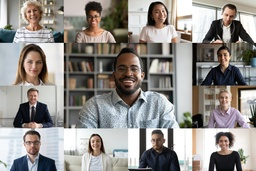
#> input picture test_images/13.jpg, 256 x 171 px, shrunk from 940 x 627 before the run, found by its file name
$ python comparing_classifiers.py
#> lines starting #> are read from the running program, lines starting #| are printed output that depends on the picture
import cv2
from time import time
import matplotlib.pyplot as plt

print("running...")

start = time()

CLASSIFIER_BASE_DIR = 'Haar-Cascades-Cuda\\haarcascades_cuda\\'
IMG_PATH = 'test_images/13.jpg'

img = cv2.imread(IMG_PATH)
#> img is the input picture: shape (171, 256, 3); mean B, G, R 138, 142.2, 146.3
img = cv2.cvtColor(img, cv2.COLOR_BGR2BGRA)
#> img: shape (171, 256, 4)

classifiers_list = [
    'haarcascade_frontalface_alt.xml',
    'haarcascade_frontalface_alt2.xml',
    'haarcascade_frontalface_alt_tree.xml',
    'haarcascade_frontalface_default.xml',
    'haarcascade_profileface.xml',
]


fig, axs = plt.subplots(ncols=3, nrows=2)  # ax is a list of axes
fig.suptitle(f'Haar Cascade classifier')

flatten_axs = axs.ravel()

flatten_axs[0].imshow(cv2.cvtColor(img, cv2.COLOR_BGR2RGB))
flatten_axs[0].set_title("Original", fontsize=10)

index = 0
for classifier in classifiers_list:

    face_detection = cv2.CascadeClassifier(CLASSIFIER_BASE_DIR + classifier)
    faces = face_detection.detectMultiScale(img,1.01,1)

    for x, y, w, h in faces:
        cv2.rectangle(img, (x,y), (x+w,y+h), (0,0,255), 10)

    n = len(faces)
    index = index + 1
    flatten_axs[index].imshow(cv2.cvtColor(img, cv2.COLOR_BGR2RGB))
    flatten_axs[index].set_title(classifier + f'Detected Faces: {n}', fontsize=10)
#> this loop made 5 passes
#> n on passes 1 to 3: 5, 5, 0
#> (faces, n) on passes 4 to 5: ([[171, 7, 31, 31], [92, 104, 59, 59]], 2), ([[152, 147, 22, 22]], 1)
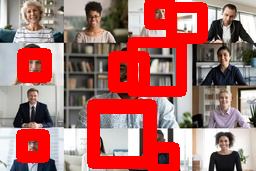
#> img: shape (171, 256, 4); mean B, G, R, A 105, 108.3, 172.9, 193.3
#> after the loop, index = 5


plt.show()
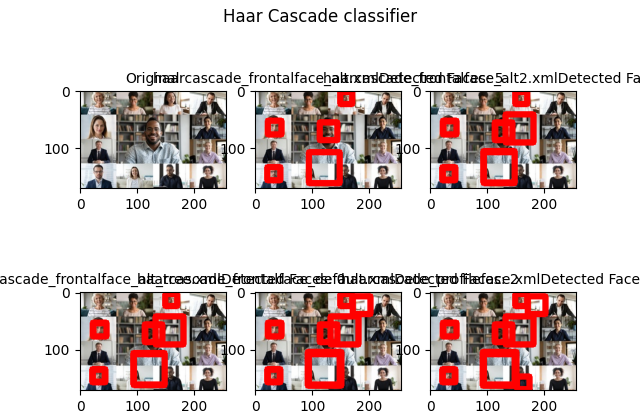
#> figure drawn by matplotlib, 6 panels

$ run again, with test_images/15.jpg copied over test_images/13.jpg
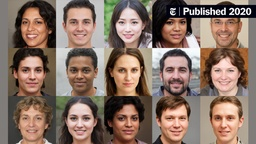
#> input picture test_images/15.jpg, 256 x 144 px, shrunk from 1600 x 901 before the run, found by its file name
#> img is the input picture: shape (144, 256, 3); mean B, G, R 100.9, 113.5, 136.1
#> the loop `for classifier in classifiers_list: ` made 5 passes
#> n on passes 1 to 5: 16, 15, 8, 14, 9
#> after the loop `for classifier in classifiers_list:`:
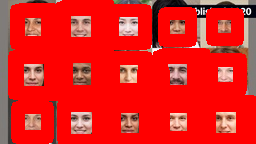
#> img: shape (144, 256, 4); mean B, G, R, A 29.7, 32.9, 228.1, 67.1
#> after the loop `for classifier in classifiers_list:`: index = 5

$ run again, with test_images/18.jpg copied over test_images/13.jpg
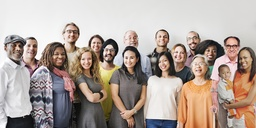
#> input picture test_images/18.jpg, 256 x 128 px, shrunk from 1600 x 800 before the run, found by its file name
#> img is the input picture: shape (128, 256, 3); mean B, G, R 154.3, 162.4, 176.2
#> the loop `for classifier in classifiers_list: ` made 5 passes
#> n on passes 1, 3, 5: 7, 0, 0
#> after the loop `for classifier in classifiers_list:`:
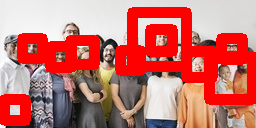
#> img: shape (128, 256, 4); mean B, G, R, A 111.1, 116.5, 202.2, 178.1
#> after the loop `for classifier in classifiers_list:`: index = 5
